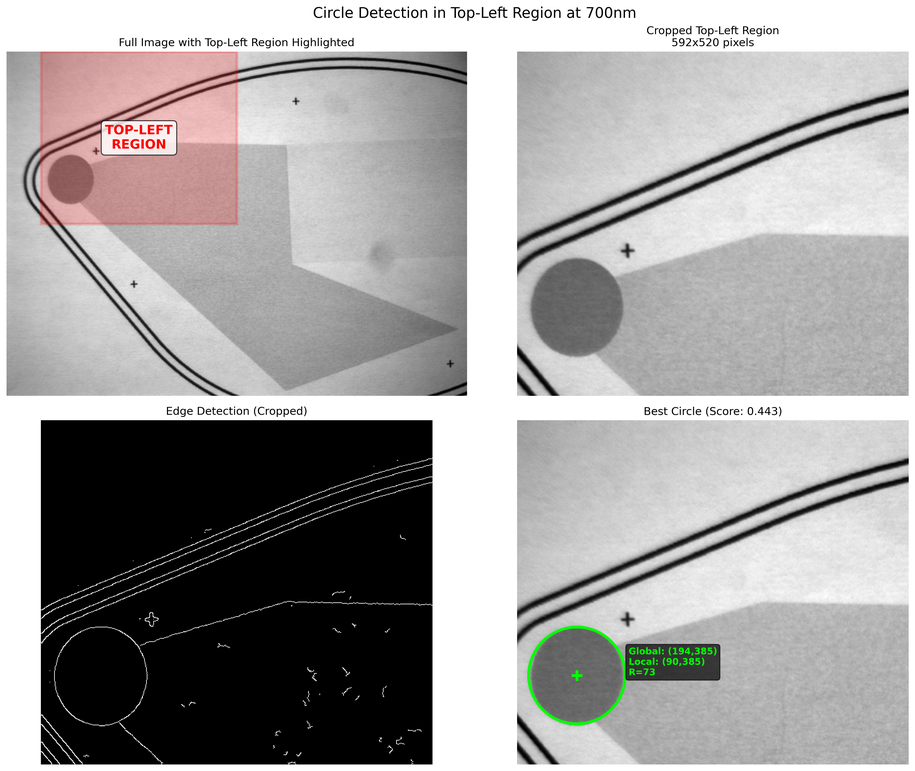
#> input picture assets/circle_detection/topleft_circle_detection_700nm.png, 915 x 771 px, shrunk from 4208 x 3543 before the run; its folder holds only this picture in this run
$ python -i lib_feature_detection.py   (imports and definitions only)   (older library calls are emulated)
#> lines starting #> are read from the running program, lines starting #| are printed output that depends on the picture; after the words box and inside, x2 and y2 are one past the last pixel; in counts of white or black regions, pixels touching at a corner belong together
#> further down, picture is the input picture: shape (771, 915, 3); mean B, G, R 159.3, 159.8, 161.9
#!/usr/bin/env python3
"""
Feature Detection Library
Handles fiducial point and circle detection in hyperspectral images
"""

import numpy as np
import cv2

class FeatureDetector:
    """Library for detecting fiducials and circles in hyperspectral images"""

    def __init__(self):
        """Initialize the feature detector"""
        self.fiducial_params = {
            'min_area': 50,
            'max_area': 500,
            'circularity_thresh': 0.7,
            'cross_threshold': 0.3
        }

        self.circle_params = {
            'min_radius': 10,
            'max_radius': 100,
            'hough_param1': 25,
            'hough_param2': 30,
            'circle_threshold': 0.3
        }

    def detect_fiducials(self, image, num_fiducials=4, percentile=3):
        """
        Detect fiducial markers using EXACT algorithm from fiducial_detection_pipeline.py

        Args:
            image (np.ndarray): Input grayscale image
            num_fiducials (int): Expected number of fiducials
            percentile (float): Percentile threshold for binary thresholding

        Returns:
            tuple: (fiducials, binary_map) where fiducials is list of (x, y) coordinates
                   and binary_map is the thresholded binary image used for detection
        """
#> called with num_fiducials = 4, percentile = 3
        print(f"Detecting Detecting {num_fiducials} fiducials...")

        # EXACT PARAMETERS FROM ORIGINAL PIPELINE:
        # Normalize and blur (using Gaussian, not bilateral)
        image_norm = ((image - image.min()) / (image.max() - image.min()) * 255).astype(np.uint8)
        blurred = cv2.GaussianBlur(image_norm, (3, 3), 1)

        # Percentile thresholding
        binary = cv2.threshold(blurred, np.percentile(blurred, percentile), 255, cv2.THRESH_BINARY_INV)[1]
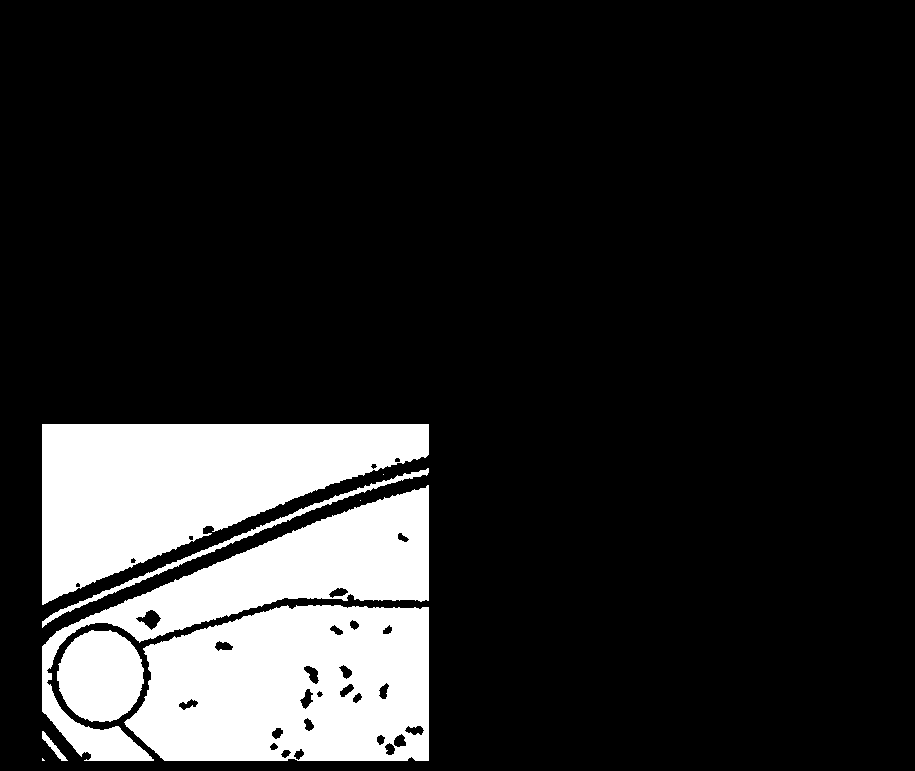
#> binary: shape (771, 915, 3); 15.9% white; 9 white regions (3 under 20 px), largest, box (x1, y1, x2, y2) and area: (124, 605, 429, 761) 39461, (42, 424, 429, 605) 38985, (42, 485, 429, 761) 25585, (57, 630, 144, 722) 6206, (42, 468, 429, 628) 2068, (42, 731, 68, 761) 192

        # Find and filter candidates using exact original method
        candidates = self._find_cross_candidates(binary, image.shape)
        print(f"   Found {len(candidates)} initial candidates")

        if not candidates:
            print(f"   ERROR: No candidates found")
            return [], binary

        # Select best 4 fiducials using exact original method
        selected = self._select_best_fiducials(candidates, image.shape)

        if selected:
            print(f"   SUCCESS: Selected {len(selected)} fiducials")
        else:
            print(f"   ERROR: No fiducials selected")

        return selected, binary

    def _find_cross_candidates(self, binary_image, image_shape):
        """EXACT copy from original fiducial_detection_pipeline.py"""
#> called with image_shape = (771, 915, 3)
        # Clean up binary image with morphological operations
        kernel = cv2.getStructuringElement(cv2.MORPH_ELLIPSE, (3, 3))
        binary_clean = cv2.morphologyEx(binary_image, cv2.MORPH_CLOSE, kernel)
#> binary_clean: shape (771, 915, 3); 16% white; 9 white regions (3 under 20 px), largest, box (x1, y1, x2, y2) and area: (124, 605, 429, 761) 39523, (42, 424, 429, 605) 39016, (42, 485, 429, 761) 25612, (57, 630, 144, 722) 6212, (42, 468, 429, 628) 2085, (42, 731, 68, 761) 197
        binary_clean = cv2.morphologyEx(binary_clean, cv2.MORPH_OPEN, kernel)
#> binary_clean: shape (771, 915, 3); 16% white; 7 white regions (1 under 20 px), largest, box (x1, y1, x2, y2) and area: (124, 605, 429, 761) 39505, (42, 424, 429, 605) 38987, (42, 485, 429, 761) 25586, (57, 630, 144, 722) 6211, (42, 468, 429, 627) 2078, (42, 731, 67, 761) 194

        # Find contours
#> (the run stopped early here; a loop or call above may not have finished)
